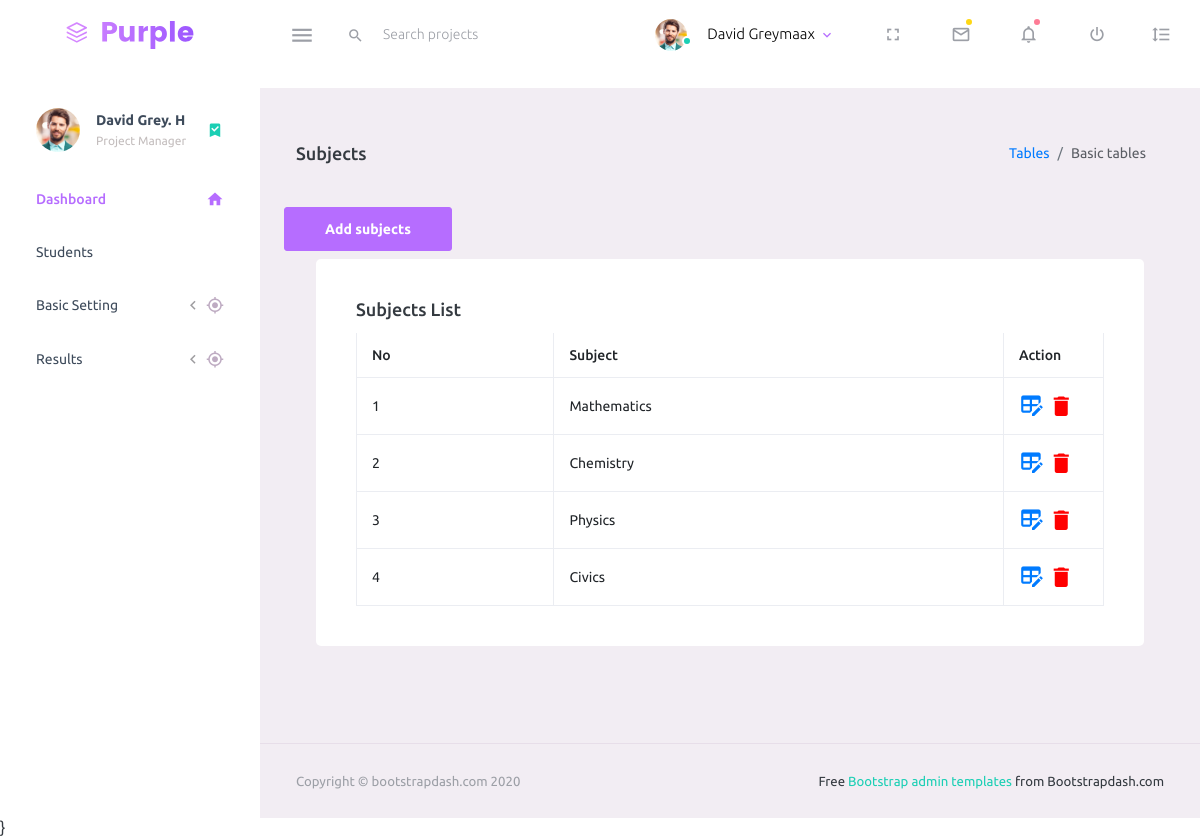
/subjects/, run on the app's committed database.
### student/models.py (models this page shows, shortened)
class Subject(models.Model):
    name = models.CharField(max_length=100)

### student/views.py (the view)
# urls.py: path("subjects/", SubjectList.as_view(), name='subjectslist'),
class SubjectList(ListView):
    model=Subject
    template_name='subjects/subjects.html'
    def get_context_data(self, **kwargs):
        context=super().get_context_data(**kwargs)
        context['subjects']=Subject.objects.all()
        return context

### student/templates/subjects/subjects.html
{% extends 'base.html' %}
{% block content %}
<div class="page-header">
    <h3 class="page-title"> Subjects </h3>
    <nav aria-label="breadcrumb">
      <ol class="breadcrumb">
        <li class="breadcrumb-item"><a href="#">Tables</a></li>
        <li class="breadcrumb-item active" aria-current="page">Basic tables</li>
      </ol>
    </nav>
  </div>
   <div class="row">
    <a class="btn btn-primary m-2" href="{% url 'subjectscreate' %}">Add subjects</a></div>
    <div class="col-lg-12 stretch-card">
        <div class="card">
          <div class="card-body">
            <h4 class="card-title">Subjects List </h4>
            <div class="table-responsive">
            <table class="table table-bordered">
              <thead>
                <tr>
                  <th>No</th>
                  <th> Subject</th>
                  <th>Action</th>
                </tr>
              </thead>
              <tbody>
                {% for subject in subjects %}
                <tr class="table">
                   <td>{{forloop.counter}}</td>
                  <td>{{subject.name}}</td>
                  <td style="width: 100px;"><a href="  {% url 'subjectupdate' subject.id %}  "  class="mdi mdi-table-edit"></a>
                   <a href=" {% url 'subjectdelete' subject.id %} " class="mdi mdi-delete"></a>
                </td>
                </tr>
                {% endfor %}
              </tbody>
            </table>
        </div>
          </div>
        </div>
      </div>
</div>
{% endblock  %}

### student/templates/base.html (style rules this page uses)
.mdi { font-size: 26px; }
a.mdi.mdi-delete { color: red !important; }

### data on the page
Subject: name "Mathematics"
Subject: name "Chemistry"
Subject: name "Physics"
Subject: name "Civics"
